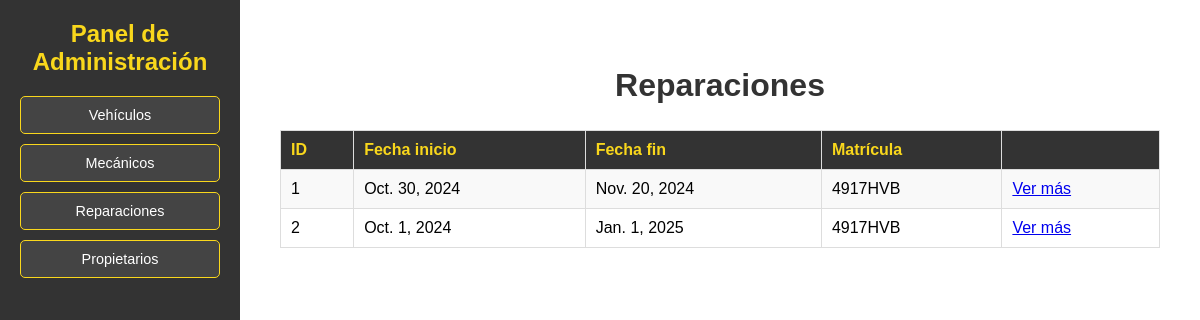
Screenshot of /ZonaDRS/listaReparaciones/ with the database file from the repository.
### Zona_DRS_APP/models.py (models this page shows, shortened)
class Reparacion(models.Model):
    id = models.AutoField(primary_key=True)
    fecha_inicio = models.DateField()
    fecha_fin = models.DateField()
    coste = models.FloatField()
    imagen_url = models.URLField()
    vehiculo = models.ForeignKey(Vehiculo, on_delete=models.CASCADE)
    mecanico = models.ManyToManyField(Mecanico, related_name='reparaciones')

class Vehiculo(models.Model):
    matricula = models.CharField(max_length=7, primary_key=True)
    tipo = models.CharField(
        max_length=10,
        choices=[
            ('Coche', 'Coche'),
            ('Moto', 'Moto'),
            ('Camión', 'Camión')
        ]
    )
    marca = models.CharField(max_length=255)
    modelo = models.CharField(max_length=255)
    color = models.CharField(max_length=255)
    fecha_fabricacion = models.DateField()
    propietario = models.ForeignKey(Propietario, on_delete=models.CASCADE)

### Zona_DRS_APP/views.py (the view)
# urls.py: path('listaReparaciones/', ListaReparacionesView.as_view(), name='listaReparaciones'),
class ListaReparacionesView(ListView):
    model = Reparacion
    template_name = 'listaReparaciones.html'
    context_object_name = 'reparaciones'
    queryset = Reparacion.objects.order_by('id')
    '''
    reparaciones = Reparacion.objects.order_by('id')
    return render(request, 'listaReparaciones.html', {'reparaciones': reparaciones})
    '''

### Zona_DRS_APP/templates/listaReparaciones.html
{% extends "base.html" %}
{% block contenido %}
    <div class="content">
        <h2>Reparaciones</h2>
        <table>
            <tr>
                <th>ID</th>
                <th>Fecha inicio</th>
                <th>Fecha fin</th>
                <th>Matrícula</th>
                <th></th>
            </tr>
            {% for reparacion in reparaciones %}
            <tr>
                <td>{{ reparacion.id }}</td>
                <td>{{ reparacion.fecha_inicio }}</td>
                <td>{{ reparacion.fecha_fin }}</td>
                <td>{{ reparacion.vehiculo.matricula }}</td>
                <td>
                    <a href="{% url 'detalleReparacion' reparacion.id %}">
                        Ver más
                    </a>
                </td>
            </tr>
            {% endfor %}
        </table>
    </div>
{% endblock %}

### Zona_DRS_APP/static/style/navbar.css (style rules this page uses)
body { margin: 0; font-family: Arial, sans-serif; display: flex; text-align: center; }

### Zona_DRS_APP/static/style/propietarios.css (style rules this page uses)
.content { flex-grow: 1; padding: 20px; }
.content table { width: 100%; border-collapse: collapse; margin-top: 20px; }
.content table, th, td { border: 1px solid #ddd; padding: 10px; text-align: left; }
.content th { background-color: #333; color: #f9d71c; }
.content tr:nth-child(even) { background-color: #f9f9f9; }

### Zona_DRS_APP/static/style/vehiculos.css (style rules this page uses)
body { margin: 0; font-family: Arial, sans-serif; display: flex; }
.content { flex-grow: 1; padding: 20px; }
table { width: 100%; border-collapse: collapse; margin-bottom: 20px; }
table, th, td { border: 1px solid #ddd; padding: 10px; text-align: left; }
th { background-color: #333; color: #f9d71c; }

### Zona_DRS_APP/static/style/empleados.css (style rules this page uses)
body { font-family: Arial, sans-serif; margin: 0; padding: 0; display: flex; }
.content { flex-grow: 1; padding: 20px; }
h2 { color: #333; font-size: 2em; }

### Zona_DRS_APP/static/style/reparaciones.css (style rules this page uses)
body { font-family: Arial, sans-serif; margin: 0; padding: 0; display: flex; }
.content { flex-grow: 1; padding: 20px; }
table { width: 100%; border-collapse: collapse; margin-top: 20px; }
table, th, td { border: 1px solid #ddd; padding: 10px; text-align: left; }
th { background-color: #333; color: #f9d71c; }
tr:nth-child(even) { background-color: #f9f9f9; }

### rows the page displays
Reparacion: id "1", fecha_inicio "Oct. 30, 2024", fecha_fin "Nov. 20, 2024", vehiculo.matricula "4917HVB"
Reparacion: id "2", fecha_inicio "Oct. 1, 2024", fecha_fin "Jan. 1, 2025", vehiculo.matricula "4917HVB"
